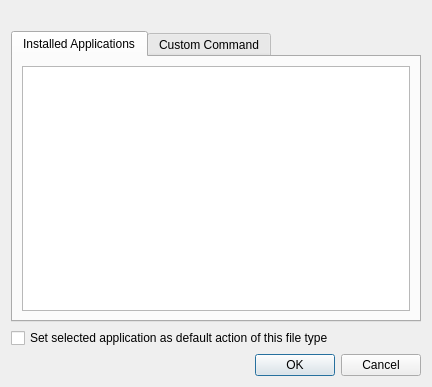
<?xml version="1.0" encoding="UTF-8"?>
<ui version="4.0">
 <class>AppChooserDialog</class>
 <widget class="QDialog" name="AppChooserDialog">
  <property name="geometry">
   <rect>
    <x>0</x>
    <y>0</y>
    <width>432</width>
    <height>387</height>
   </rect>
  </property>
  <property name="windowTitle">
   <string>Choose an Application</string>
  </property>
  <layout class="QFormLayout" name="formLayout">
   <property name="fieldGrowthPolicy">
    <enum>QFormLayout::AllNonFixedFieldsGrow</enum>
   </property>
   <item row="0" column="1">
    <widget class="QLabel" name="fileTypeHeader"/>
   </item>
   <item row="1" column="0" colspan="2">
    <widget class="QTabWidget" name="tabWidget">
     <property name="sizePolicy">
      <sizepolicy hsizetype="Expanding" vsizetype="Expanding">
       <horstretch>0</horstretch>
       <verstretch>1</verstretch>
      </sizepolicy>
     </property>
     <property name="currentIndex">
      <number>0</number>
     </property>
     <widget class="QWidget" name="tab">
      <attribute name="title">
       <string>Installed Applications</string>
      </attribute>
      <layout class="QVBoxLayout" name="verticalLayout">
       <item>
        <widget class="Fm::AppMenuView" name="appMenuView"/>
       </item>
      </layout>
     </widget>
     <widget class="QWidget" name="tab_2">
      <attribute name="title">
       <string>Custom Command</string>
      </attribute>
      <layout class="QFormLayout" name="formLayout_2">
       <item row="0" column="0" colspan="2">
        <widget class="QLabel" name="label_3">
         <property name="text">
          <string>Command line to execute:</string>
         </property>
        </widget>
       </item>
       <item row="1" column="0" colspan="2">
        <widget class="QLineEdit" name="cmdLine"/>
       </item>
       <item row="2" column="0" colspan="2">
        <widget class="QLabel" name="label_5">
         <property name="text">
          <string>&lt;b&gt;These special codes can be used in the command line:&lt;/b&gt;
&lt;ul&gt;
&lt;li&gt;&lt;b&gt;%f&lt;/b&gt;: Represents a single file name&lt;/li&gt;
&lt;li&gt;&lt;b&gt;%F&lt;/b&gt;: Represents multiple file names&lt;/li&gt;
&lt;li&gt;&lt;b&gt;%u&lt;/b&gt;: Represents a single URI of the file&lt;/li&gt;
&lt;li&gt;&lt;b&gt;%U&lt;/b&gt;: Represents multiple URIs&lt;/li&gt;
&lt;/ul&gt;</string>
         </property>
         <property name="textFormat">
          <enum>Qt::RichText</enum>
         </property>
        </widget>
       </item>
       <item row="3" column="0">
        <widget class="QLabel" name="label_4">
         <property name="text">
          <string>Application name:</string>
         </property>
        </widget>
       </item>
       <item row="3" column="1">
        <widget class="QLineEdit" name="appName"/>
       </item>
       <item row="4" column="0" colspan="2">
        <widget class="QCheckBox" name="useTerminal">
         <property name="text">
          <string>Execute in terminal emulator</string>
         </property>
        </widget>
       </item>
       <item row="5" column="0" colspan="2">
        <widget class="QCheckBox" name="keepTermOpen">
         <property name="enabled">
          <bool>false</bool>
         </property>
         <property name="text">
          <string>Keep terminal window open after command execution</string>
         </property>
        </widget>
       </item>
      </layout>
     </widget>
    </widget>
   </item>
   <item row="2" column="0" colspan="2">
    <widget class="QCheckBox" name="setDefault">
     <property name="text">
      <string>Set selected application as default action of this file type</string>
     </property>
    </widget>
   </item>
   <item row="3" column="0" colspan="2">
    <widget class="QDialogButtonBox" name="buttonBox">
     <property name="orientation">
      <enum>Qt::Horizontal</enum>
     </property>
     <property name="standardButtons">
      <set>QDialogButtonBox::Cancel|QDialogButtonBox::Ok</set>
     </property>
    </widget>
   </item>
  </layout>
 </widget>
 <customwidgets>
  <customwidget>
   <class>Fm::AppMenuView</class>
   <extends>QTreeView</extends>
   <header>appmenuview.h</header>
  </customwidget>
 </customwidgets>
 <resources/>
 <connections>
  <connection>
   <sender>buttonBox</sender>
   <signal>accepted()</signal>
   <receiver>AppChooserDialog</receiver>
   <slot>accept()</slot>
  </connection>
  <connection>
   <sender>buttonBox</sender>
   <signal>rejected()</signal>
   <receiver>AppChooserDialog</receiver>
   <slot>reject()</slot>
  </connection>
  <connection>
   <sender>useTerminal</sender>
   <signal>toggled(bool)</signal>
   <receiver>keepTermOpen</receiver>
   <slot>setEnabled(bool)</slot>
  </connection>
 </connections>
</ui>
